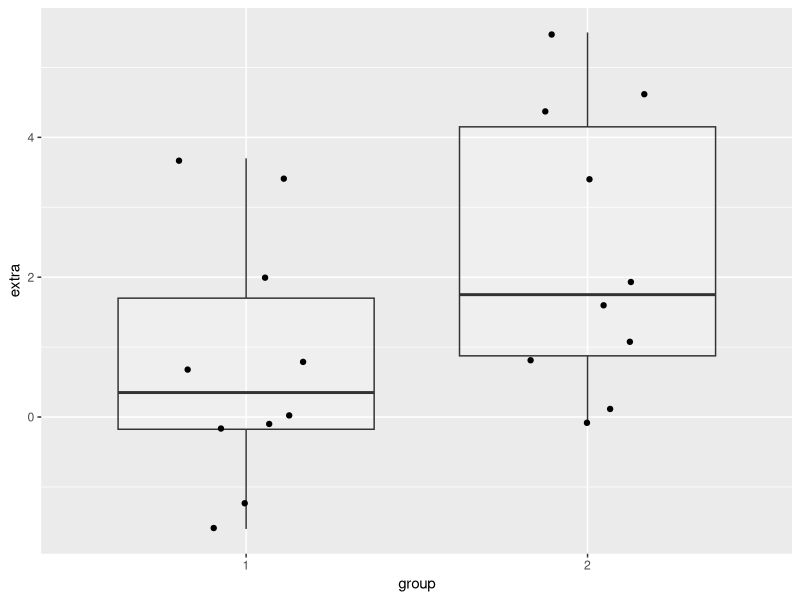
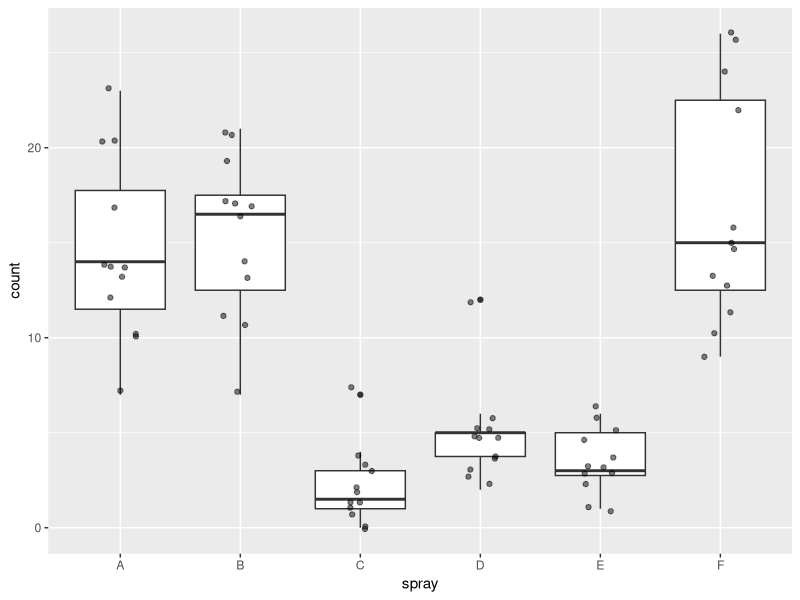

These charts were generated, in order, by the following R code:
## ---- chunk 1
.libPaths(c("C:/Users/DAI035/data_school/Packages"))
library(tidyverse)
## ---- chunk 2
#Learn about the datasets
?sleep
sleep
?InsectSprays
InsectSprays

## ---- chunk 3
# Summarise sleep

sleep %>% 
  group_by(group) %>% 
  summarise(mean(extra))


# Summarise InsectSprays

InsectSprays %>%
  group_by(spray) %>% 
  summarise(mean(count)) 
## ---- chunk 4
# Boxplot for sleep data
sleep %>% 
  ggplot(aes(x = group, y = extra)) +
  geom_boxplot(alpha = .2)+
  geom_jitter(width = .2)

# Boxplot for InsectSprays data
InsectSprays %>% 
  ggplot(aes(x = spray, y = count))+
  geom_boxplot()+
  geom_jitter(width = .15, alpha = .5)
 
